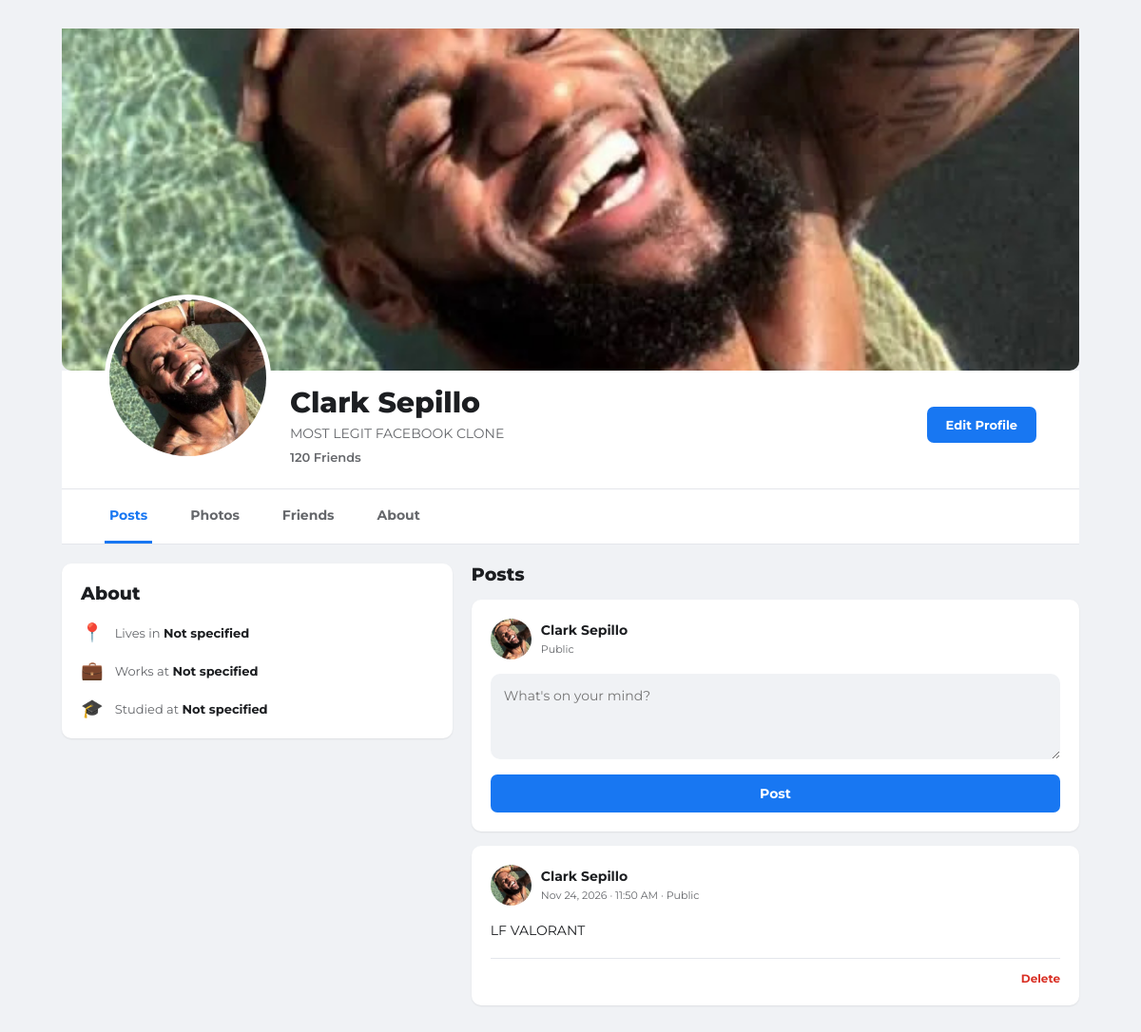
The page / on the database its author committed.
### profiles/models.py (models this page shows, shortened)
class Profile(models.Model):
    name = models.CharField(max_length=100, default="Your Name")
    bio = models.TextField(blank=True)
    location = models.CharField(max_length=150, blank=True)
    workplace = models.CharField(max_length=150, blank=True)
    school = models.CharField(max_length=150, blank=True)
    profile_picture = models.ImageField(upload_to='profile_pictures/', blank=True, null=True)
    cover_photo = models.ImageField(upload_to='cover_photos/', blank=True, null=True)
    created_at = models.DateTimeField(auto_now_add=True)
    updated_at = models.DateTimeField(auto_now=True)

class Post(models.Model):
    profile = models.ForeignKey(
        Profile,
        on_delete=models.CASCADE,
        related_name='posts'
    )
    content = models.TextField()
    created_at = models.DateTimeField(auto_now_add=True)
    class Meta:
        ordering = ['-created_at']

### profiles/views.py (the view)
# urls.py: path('', views.profile_view, name='profile'),
def profile_view(request):
    profile, created = Profile.objects.get_or_create(
        pk=1,
        defaults={'name': 'Your Name'}
    )
    posts = profile.posts.all()
    return render(request, 'profile/profile.html', {
        'profile': profile,
        'posts': posts
    })

### templates/profile/profile.html (shortened to what this page needs)
{% load static %}
<!DOCTYPE html>
<html lang="en">
<head>
    <link rel="stylesheet" href="{% static 'css/style.css' %}">
</head>
<body>
<main class="profile-container">
    <section class="cover-section">
        {% if profile.cover_photo %}
            <img src="{{ profile.cover_photo.url }}" alt="Cover Photo" class="cover-photo">
        {% else %}
            <img src="{% static 'images/default-cover.jpg' %}" alt="Cover Photo" class="cover-photo">
        {% endif %}
    </section>
    <section class="profile-header">
        <div class="profile-picture-container">
            {% if profile.profile_picture %}
                <img src="{{ profile.profile_picture.url }}" alt="Profile Picture" class="profile-picture">
            {% else %}
                <img src="{% static 'images/default-profile.png' %}" alt="Profile Picture" class="profile-picture">
            {% endif %}
        </div>
        <div class="profile-info">
            <div class="profile-heading">
                <div>
                    <h1>{{ profile.name }}</h1>
                    <p class="bio">{{ profile.bio|default:"Add a short bio about yourself." }}</p>
                    <p class="friend-count">120 Friends</p>
                </div>
                <a href="{% url 'edit_profile' %}" class="edit-button">
                    Edit Profile
                </a>
            </div>
        </div>
    </section>
    <nav class="profile-navigation">
        <a href="#posts" class="active">Posts</a>
        <a href="#photos">Photos</a>
        <a href="#friend">Friends</a>
        <a href="#about">About</a>
    </nav>
    <section class="profile-content">
        <div class="left-column">
            <div class="content-card" id="about">
                <h2>About</h2>
                <div class="about-item">
                    <span>📍</span>
                    <p>Lives in <strong>{{ profile.location|default:"Not specified" }}</strong></p>
                </div>
                <div class="about-item">
                    <span>💼</span>
                    <p>Works at <strong>{{ profile.workplace|default:"Not specified" }}</strong></p>
                </div>
                <div class="about-item">
                    <span>🎓</span>
                    <p>Studied at <strong>{{ profile.school|default:"Not specified" }}</strong></p>
                </div>
            </div>
        </div>
        <div class="posts-section" id="posts">
            <h2>Posts</h2>
            <div class="post-card create-post">
                <form method="POST" action="{% url 'create_post' %}">
                    <div class="post-header">
                        {% if profile.profile_picture %}
                            <img src="{{ profile.profile_picture.url }}" alt="Profile" class="post-profile-picture">
                        {% else %}
                            <img src="{% static 'images/default-profile.png' %}" alt="Profile" class="post-profile-picture">
                        {% endif %}
                        <div>
                            <h3>{{ profile.name }}</h3>
                            <small>Public</small>
                        </div>
                    </div>
                    <textarea
                        name="content"
                        placeholder="What's on your mind?"
                        rows="3"
                        required
                    ></textarea>
                    <button type="submit" class="publish-button">
                        Post
                    </button>
                </form>
            </div>
            {% for post in posts %}
                <div class="post-card">
                    <div class="post-header">
                        {% if profile.profile_picture %}
                            <img src="{{ profile.profile_picture.url }}" alt="Profile" class="post-profile-picture">
                        {% else %}
                            <img src="{% static 'images/default-profile.png' %}" alt="Profile" class="post-profile-picture">
                        {% endif %}
                        <div>
                            <h3>{{ profile.name }}</h3>
                            <small>{{ post.created_at|date:"M d, Y · h:i A" }} · Public</small>
                        </div>
                    </div>
                    <p class="post-content">{{ post.content|linebreaksbr }}</p>
                    <form method="POST" action="{% url 'delete_post' post.id %}" class="delete-post-form">
                        <button type="submit" class="delete-post-button">
                            Delete
                        </button>
                    </form>
                </div>
            {% empty %}
                <div class="post-card empty-posts">
                    <p>No posts yet. Share something!</p>
                </div>
            {% endfor %}
        </div>
    </section>
</main>
</body>
</html>

### static/css/style.css (style rules this page uses)
:root { --blue: #1877F2; --blue-hover: #166FE5; --background: #F0F2F5; --white: #FFFFFF; --text: #1C1E21; --gray: #65676B; --border: #E4E6EB; }
* { margin: 0; padding: 0; box-sizing: border-box; }
body { font-family: 'Montserrat', sans-serif; background: var(--background); color: var(--text); }
.profile-container { max-width: 1100px; margin: 30px auto; padding: 0 15px; }
.cover-section { width: 100%; height: 360px; overflow: hidden; border-radius: 0 0 10px 10px; background: var(--border); }
.cover-photo { width: 100%; height: 100%; object-fit: cover; }
.profile-header { display: flex; align-items: flex-end; padding: 0 45px 25px; background: var(--white); border-bottom: 1px solid var(--border); }
.profile-picture-container { margin-top: -85px; position: relative; flex-shrink: 0; }
.profile-picture { width: 175px; height: 175px; border-radius: 50%; object-fit: cover; border: 5px solid var(--white); background: var(--white); }
.profile-info { flex: 1; min-width: 0; padding: 15px 0 0 20px; }
.profile-heading { display: flex; justify-content: space-between; align-items: center; gap: 20px; }
.profile-heading h1 { font-size: 30px; font-weight: 800; margin-bottom: 5px; }
.bio { color: var(--gray); font-size: 14px; margin-bottom: 8px; }
.friend-count { color: var(--gray); font-size: 13px; font-weight: 600; }
.edit-button { text-decoration: none; background: var(--blue); color: var(--white); padding: 11px 20px; border-radius: 7px; font-size: 13px; font-weight: 700; white-space: nowrap; }
.profile-navigation { display: flex; gap: 35px; padding: 0 45px; background: var(--white); border-bottom: 1px solid var(--border); }
.profile-navigation a { text-decoration: none; color: var(--gray); font-size: 14px; font-weight: 700; padding: 18px 5px; }
.profile-navigation a:hover, .profile-navigation a.active { color: var(--blue); }
.profile-navigation a.active { border-bottom: 3px solid var(--blue); }
.profile-content { display: grid; grid-template-columns: 0.9fr 1.4fr; gap: 20px; margin-top: 20px; align-items: start; }
.left-column { display: flex; flex-direction: column; gap: 20px; min-width: 0; }
.posts-section { display: flex; flex-direction: column; gap: 15px; min-width: 0; }
.posts-section h2 { font-size: 19px; font-weight: 800; }
.content-card, .post-card { background: var(--white); border-radius: 10px; padding: 20px; box-shadow: 0 1px 2px rgba(0, 0, 0, 0.08); }
.content-card h2 { font-size: 19px; font-weight: 800; margin-bottom: 18px; }
.about-item { display: flex; align-items: center; gap: 12px; margin-bottom: 17px; font-size: 13px; color: var(--gray); }
.about-item:last-child { margin-bottom: 0; }
.about-item span { font-size: 19px; }
.about-item strong { color: var(--text); }
.post-card { margin-bottom: 0; }
.post-header { display: flex; align-items: center; gap: 10px; margin-bottom: 15px; }
.post-profile-picture { width: 43px; height: 43px; border-radius: 50%; object-fit: cover; }
.post-header h3 { font-size: 14px; font-weight: 700; }
.post-header small { color: var(--gray); font-size: 11px; }
.post-card > p { font-size: 14px; line-height: 1.6; margin-bottom: 18px; }
.create-post textarea { width: 100%; resize: vertical; min-height: 90px; padding: 14px; border: none; outline: none; background: #F0F2F5; border-radius: 10px; font-family: inherit; font-size: 14px; margin-bottom: 12px; }
.publish-button { display: block; width: 100%; padding: 11px; border: none; border-radius: 7px; background: var(--blue); color: white; font-family: inherit; font-size: 14px; font-weight: 700; cursor: pointer; }
.post-content { font-size: 14px; line-height: 1.7; overflow-wrap: anywhere; margin-bottom: 15px; }
.delete-post-form { border-top: 1px solid var(--border); padding-top: 10px; text-align: right; }
.delete-post-button { border: none; background: transparent; color: #D93025; font-family: inherit; font-size: 12px; font-weight: 700; cursor: pointer; }

### rows shown on the page
Profile: cover_photo (placeholder picture), profile_picture (placeholder picture), name "Clark Sepillo", bio "MOST LEGIT FACEBOOK CLONE", location "Not specified", workplace "Not specified", school "Not specified"
Post: profile_picture (placeholder picture), created_at "Nov 24, 2026 · 11:50 AM", content "LF VALORANT"
